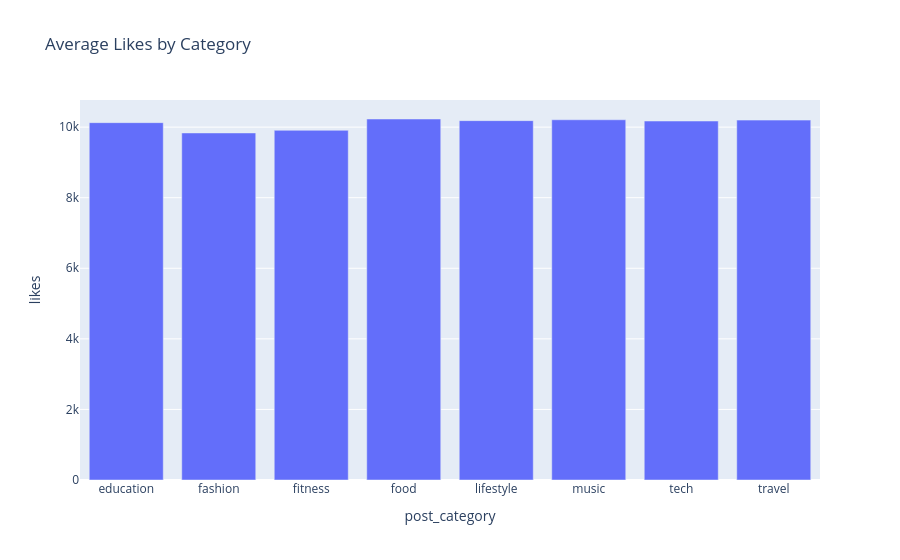

Write notebook code for a chart like this one.
### Code cell
#i have to use reset index here
avg_likes=df.groupby('post_category')['likes'].mean().reset_index()
fig=px.bar(avg_likes,x='post_category',y='likes',title='Average Likes by Category')
fig.show()

### Figure 1 — Plotly figure (JSON) as saved in the notebook; plotly's stock layout.template omitted (floating-point values rounded to 4 significant figures)
{"data": [{"hovertemplate": "post_category=%{x}<br>likes=%{y}<extra></extra>", "legendgroup": "", "marker": {"color": "#636efa", "pattern": {"shape": ""}}, "name": "", "orientation": "v", "showlegend": false, "textposition": "auto", "type": "bar", "x": ["education", "fashion", "fitness", "food", "lifestyle", "music", "tech", "travel"], "xaxis": "x", "y": [10130.0, 9835.0, 9910.0, 10230.0, 10180.0, 10210.0, 10170.0, 10200.0], "yaxis": "y"}], "layout": {"barmode": "relative", "legend": {"tracegroupgap": 0}, "title": {"text": "Average Likes by Category"}, "xaxis": {"anchor": "y", "domain": [0, 1], "title": {"text": "post_category"}}, "yaxis": {"anchor": "x", "domain": [0, 1], "title": {"text": "likes"}}}}
